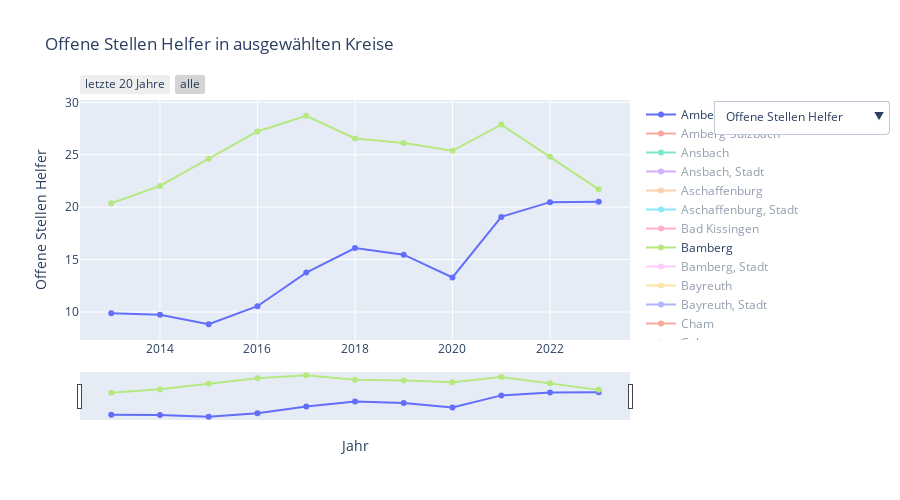

Notebook code for this chart:
### Code cell
import pandas as pd
import plotly.graph_objects as go
from gapminder import gapminder
# Daten laden
df_inkar = pd.read_parquet(url)

# Sortierung hoch oder runter
V_Sortierung = False
# Nordbayern filtern
df_inkar = df_inkar[df_inkar["Nordbayern"] == True]

# Nur Kreise
df_inkar = df_inkar[df_inkar["Raumbezug"] == "Kreise"]

# Daten filtern
indikatoren_liste = ["Offene Stellen mit Anforderungsniveau Helfer",
"Offene Stellen mit Anforderungsniveau Fachkraft",
"Offene Stellen mit Anforderungsniveau Spezialist",
"Offene Stellen mit Anforderungsniveau Experte",

"Beschäftigte mit Anforderungsniveau Helfer",
"Beschäftigte mit Anforderungsniveau Fachkraft",
"Beschäftigte mit Anforderungsniveau Spezialist",
"Beschäftigte mit Anforderungsniveau Experte"]
df_inkar = df_inkar[df_inkar["Indikator"].isin(indikatoren_liste)]

# Pivotieren der Daten in ein breites Format
df_wide = (
    df_inkar
    .loc[df_inkar["Indikator"].isin(indikatoren_liste)]
    .pivot_table(
        index=["Kennziffer", "Name", "Nordbayern", "Raumbezug", "Zeitbezug"],  # Keys je Beobachtung
        columns="Indikator",
        values="Wert",
        aggfunc="first"  # oder "mean" falls Duplikate existieren
    )
    .reset_index()
)

# optional: Spaltennamen "ent-flatten" (pivot_table erzeugt ggf. einen columns-Index)
df_wide.columns.name = None

# Lösche Zeilen in denen V_Kategorie NaN sind
df_wide = df_wide.dropna(subset=indikatoren_liste)
# ----------------------------
# Daten laden & vorbereiten
# ----------------------------
df = df_wide


countries = sorted(df["Name"].unique())

# Variablen, die per Dropdown gewählt werden können
metrics = {
"Offene Stellen mit Anforderungsniveau Helfer":"Offene Stellen Helfer",
"Offene Stellen mit Anforderungsniveau Fachkraft":"Offene Stellen Fachkraft",
"Offene Stellen mit Anforderungsniveau Spezialist":"Offene Stellen Spezialist",
"Offene Stellen mit Anforderungsniveau Experte":"Offene Stellen Experte",

"Beschäftigte mit Anforderungsniveau Helfer":"Beschäftigte Helfer",
"Beschäftigte mit Anforderungsniveau Fachkraft":"Beschäftigte Fachkraft",
"Beschäftigte mit Anforderungsniveau Spezialist":"Beschäftigte Spezialist",
"Beschäftigte mit Anforderungsniveau Experte":"Beschäftigte Experte",
}

start_metric = "Offene Stellen mit Anforderungsniveau Helfer"
default_countries = ["Bamberg", "Amberg"]

# ----------------------------
# Daten pro Land & Variable vorbereiten
# ----------------------------
x_data = []  # Jahresachsen pro Land
data_per_metric = {m: [] for m in metrics.keys()}  # y-Daten pro Variable & Land

for country in countries:
    df_c = df[df["Name"] == country].sort_values("Zeitbezug")
    x_data.append(df_c["Zeitbezug"])
    for m in metrics.keys():
        data_per_metric[m].append(df_c[m])

# ----------------------------
# Figure initialisieren – ein Trace pro Land
# ----------------------------
fig = go.Figure()

for i, country in enumerate(countries):
    # Nur Germany & Austria initial einblenden, Rest über Legende wählbar
    visible_state = True if country in default_countries else "legendonly"
    fig.add_trace(
        go.Scatter(
            x=x_data[i],
            y=data_per_metric[start_metric][i],
            mode="lines+markers",
            name=country,
            visible=visible_state,
            hovertemplate=(
                "Kreis: " + country +
                "<br>Jahr: %{x|%Y}" +
                "<br>Wert: %{y:.2f}<extra></extra>"
            )
        )
    )

# ----------------------------
# Dropdown-Menü für Variable
# ----------------------------
metric_buttons = []
for metric_key, metric_label in metrics.items():
    metric_buttons.append(
        dict(
            label=metric_label,
            method="update",
            args=[
                # y-Daten aller Traces auf die gewählte Variable setzen
                {"y": data_per_metric[metric_key]},
                # Achsentitel & Plot-Titel anpassen
                {
                    "yaxis": {"title": metric_label},
                    "title": f"{metric_label} in ausgewählten Kreise"
                }
            ]
        )
    )

# ----------------------------
# Layout + Slider + Selector
# ----------------------------
fig.update_layout(
    title=f"{metrics[start_metric]} in ausgewählten Kreise",
    xaxis=dict(
        rangeselector=dict(
            buttons=list([
                dict(
                    count=20,
                    label="letzte 20 Jahre",
                    step="year",
                    stepmode="backward"
                ),
                dict(step="all", label="alle")
            ])
        ),
        rangeslider=dict(visible=True),
        type="date",
        title="Jahr"
    ),
    yaxis=dict(
        title=metrics[start_metric]
    ),
    updatemenus=[
        dict(
            type="dropdown",
            buttons=metric_buttons,
            x=1.15,
            y=1.0,
            xanchor="left",
            yanchor="top",
            showactive=True
        )
    ],
    height=500
)

fig.show()

### Figure 1 — Plotly figure (JSON) as saved in the notebook; plotly's stock layout.template omitted (floating-point values rounded to 4 significant figures; data arrays with more than 128 entries replaced by an {"elided": "..."} marker saying what was removed)
{"data": [{"hovertemplate": "Kreis: Amberg<br>Jahr: %{x|%Y}<br>Wert: %{y:.2f}<extra></extra>", "mode": "lines+markers", "name": "Amberg", "type": "scatter", "visible": true, "x": ["2013", "2014", "2015", "2016", "2017", "2018", "2019", "2020", "2021", "2022", "2023"], "y": [9.87, 9.74, 8.83, 10.55, 13.76, 16.1, 15.47, 13.29, 19.07, 20.48, 20.51]}, {"hovertemplate": "Kreis: Amberg-Sulzbach<br>Jahr: %{x|%Y}<br>Wert: %{y:.2f}<extra></extra>", "mode": "lines+markers", "name": "Amberg-Sulzbach", "type": "scatter", "visible": "legendonly", "x": ["2013", "2014", "2015", "2016", "2017", "2018", "2019", "2020", "2021", "2022", "2023"], "y": [18.18, 17.65, 17.63, 16.62, 21.25, 20.41, 17.76, 20.53, 25.85, 23.52, 22.28]}, {"hovertemplate": "Kreis: Ansbach<br>Jahr: %{x|%Y}<br>Wert: %{y:.2f}<extra></extra>", "mode": "lines+markers", "name": "Ansbach", "type": "scatter", "visible": "legendonly", "x": ["2013", "2014", "2015", "2016", "2017", "2018", "2019", "2020", "2021", "2022", "2023"], "y": [19.93, 21.4, 21.03, 20.86, 20.72, 24.57, 25.28, 26.61, 31.24, 26.7, 24.23]}, {"hovertemplate": "Kreis: Ansbach, Stadt<br>Jahr: %{x|%Y}<br>Wert: %{y:.2f}<extra></extra>", "mode": "lines+markers", "name": "Ansbach, Stadt", "type": "scatter", "visible": "legendonly", "x": ["2013", "2014", "2015", "2016", "2017", "2018", "2019", "2020", "2021", "2022", "2023"], "y": [10.42, 9.12, 10.98, 13.51, 14.03, 15.23, 17.33, 21.73, 25.0, 24.15, 18.66]}, {"hovertemplate": "Kreis: Aschaffenburg<br>Jahr: %{x|%Y}<br>Wert: %{y:.2f}<extra></extra>", "mode": "lines+markers", "name": "Aschaffenburg", "type": "scatter", "visible": "legendonly", "x": ["2013", "2014", "2015", "2016", "2017", "2018", "2019", "2020", "2021", "2022", "2023"], "y": [17.01, 16.55, 20.49, 19.31, 20.24, 19.03, 20.53, 15.52, 27.42, 24.9, 21.46]}, {"hovertemplate": "Kreis: Aschaffenburg, Stadt<br>Jahr: %{x|%Y}<br>Wert: %{y:.2f}<extra></extra>", "mode": "lines+markers", "name": "Aschaffenburg, Stadt", "type": "scatter", "visible": "legendonly", "x": ["2013", "2014", "2015", "2016", "2017", "2018", "2019", "2020", "2021", "2022", "2023"], "y": [17.15, 17.6, 18.43, 19.27, 17.22, 15.42, 15.35, 14.08, 13.45, 18.32, 16.32]}, {"hovertemplate": "Kreis: Bad Kissingen<br>Jahr: %{x|%Y}<br>Wert: %{y:.2f}<extra></extra>", "mode": "lines+markers", "name": "Bad Kissingen", "type": "scatter", "visible": "legendonly", "x": ["2013", "2014", "2015", "2016", "2017", "2018", "2019", "2020", "2021", "2022", "2023"], "y": [18.27, 18.8, 20.54, 20.33, 23.2, 20.81, 17.91, 19.35, 23.83, 23.36, 21.01]}, {"hovertemplate": "Kreis: Bamberg<br>Jahr: %{x|%Y}<br>Wert: %{y:.2f}<extra></extra>", "mode": "lines+markers", "name": "Bamberg", "type": "scatter", "visible": true, "x": ["2013", "2014", "2015", "2016", "2017", "2018", "2019", "2020", "2021", "2022", "2023"], "y": [20.37, 22.03, 24.62, 27.22, 28.72, 26.55, 26.13, 25.38, 27.88, 24.82, 21.7]}, {"hovertemplate": "Kreis: Bamberg, Stadt<br>Jahr: %{x|%Y}<br>Wert: %{y:.2f}<extra></extra>", "mode": "lines+markers", "name": "Bamberg, Stadt", "type": "scatter", "visible": "legendonly", "x": ["2013", "2014", "2015", "2016", "2017", "2018", "2019", "2020", "2021", "2022", "2023"], "y": [20.88, 20.58, 23.68, 20.62, 26.0, 23.22, 24.2, 21.66, 23.19, 21.91, 17.7]}, {"hovertemplate": "Kreis: Bayreuth<br>Jahr: %{x|%Y}<br>Wert: %{y:.2f}<extra></extra>", "mode": "lines+markers", "name": "Bayreuth", "type": "scatter", "visible": "legendonly", "x": ["2013", "2014", "2015", "2016", "2017", "2018", "2019", "2020", "2021", "2022", "2023"], "y": [14.78, 17.58, 18.29, 18.03, 21.63, 23.23, 23.29, 24.77, 25.08, 24.61, 24.18]}, {"hovertemplate": "Kreis: Bayreuth, Stadt<br>Jahr: %{x|%Y}<br>Wert: %{y:.2f}<extra></extra>", "mode": "lines+markers", "name": "Bayreuth, Stadt", "type": "scatter", "visible": "legendonly", "x": ["2013", "2014", "2015", "2016", "2017", "2018", "2019", "2020", "2021", "2022", "2023"], "y": [14.79, 15.4, 14.61, 15.84, 19.29, 21.93, 20.31, 21.95, 22.34, 24.67, 21.68]}, {"hovertemplate": "Kreis: Cham<br>Jahr: %{x|%Y}<br>Wert: %{y:.2f}<extra></extra>", "mode": "lines+markers", "name": "Cham", "type": "scatter", "visible": "legendonly", "x": ["2013", "2014", "2015", "2016", "2017", "2018", "2019", "2020", "2021", "2022", "2023"], "y": [11.73, 15.73, 16.68, 16.88, 18.95, 19.08, 22.04, 21.93, 24.78, 28.17, 24.26]}, {"hovertemplate": "Kreis: Coburg<br>Jahr: %{x|%Y}<br>Wert: %{y:.2f}<extra></extra>", "mode": "lines+markers", "name": "Coburg", "type": "scatter", "visible": "legendonly", "x": ["2013", "2014", "2015", "2016", "2017", "2018", "2019", "2020", "2021", "2022", "2023"], "y": [26.45, 22.17, 21.48, 27.64, 29.9, 29.98, 26.74, 31.23, 30.75, 31.29, 29.29]}, {"hovertemplate": "Kreis: Coburg, Stadt<br>Jahr: %{x|%Y}<br>Wert: %{y:.2f}<extra></extra>", "mode": "lines+markers", "name": "Coburg, Stadt", "type": "scatter", "visible": "legendonly", "x": ["2013", "2014", "2015", "2016", "2017", "2018", "2019", "2020", "2021", "2022", "2023"], "y": [18.02, 19.33, 20.42, 23.65, 23.1, 21.86, 20.78, 19.79, 21.28, 23.57, 26.89]}, {"hovertemplate": "Kreis: Erlangen<br>Jahr: %{x|%Y}<br>Wert: %{y:.2f}<extra></extra>", "mode": "lines+markers", "name": "Erlangen", "type": "scatter", "visible": "legendonly", "x": ["2013", "2014", "2015", "2016", "2017", "2018", "2019", "2020", "2021", "2022", "2023"], "y": [14.76, 17.12, 18.68, 24.71, 11.9, 12.27, 11.86, 12.03, 17.44, 12.43, 10.71]}, {"hovertemplate": "Kreis: Erlangen-Höchstadt<br>Jahr: %{x|%Y}<br>Wert: %{y:.2f}<extra></extra>", "mode": "lines+markers", "name": "Erlangen-Höchstadt", "type": "scatter", "visible": "legendonly", "x": ["2013", "2014", "2015", "2016", "2017", "2018", "2019", "2020", "2021", "2022", "2023"], "y": [19.13, 16.42, 18.21, 18.29, 18.55, 19.52, 16.83, 20.2, 18.36, 19.26, 21.54]}, {"hovertemplate": "Kreis: Forchheim<br>Jahr: %{x|%Y}<br>Wert: %{y:.2f}<extra></extra>", "mode": "lines+markers", "name": "Forchheim", "type": "scatter", "visible": "legendonly", "x": ["2013", "2014", "2015", "2016", "2017", "2018", "2019", "2020", "2021", "2022", "2023"], "y": [18.66, 19.54, 17.65, 17.77, 20.24, 19.15, 21.14, 20.97, 23.55, 24.05, 19.41]}, {"hovertemplate": "Kreis: Fürth<br>Jahr: %{x|%Y}<br>Wert: %{y:.2f}<extra></extra>", "mode": "lines+markers", "name": "Fürth", "type": "scatter", "visible": "legendonly", "x": ["2013", "2014", "2015", "2016", "2017", "2018", "2019", "2020", "2021", "2022", "2023"], "y": [13.1, 16.04, 17.49, 11.24, 14.36, 13.49, 15.79, 16.82, 21.98, 22.87, 20.55]}, {"hovertemplate": "Kreis: Fürth, Stadt<br>Jahr: %{x|%Y}<br>Wert: %{y:.2f}<extra></extra>", "mode": "lines+markers", "name": "Fürth, Stadt", "type": "scatter", "visible": "legendonly", "x": ["2013", "2014", "2015", "2016", "2017", "2018", "2019", "2020", "2021", "2022"], "y": [13.48, 9.62, 9.41, 10.97, 10.21, 13.08, 13.25, 15.66, 18.42, 20.55]}, {"hovertemplate": "Kreis: Haßberge<br>Jahr: %{x|%Y}<br>Wert: %{y:.2f}<extra></extra>", "mode": "lines+markers", "name": "Haßberge", "type": "scatter", "visible": "legendonly", "x": ["2013", "2014", "2015", "2016", "2017", "2018", "2019", "2020", "2021", "2022", "2023"], "y": [20.11, 18.41, 21.82, 24.03, 26.66, 24.63, 26.14, 29.45, 34.4, 27.91, 24.22]}, {"hovertemplate": "Kreis: Hof<br>Jahr: %{x|%Y}<br>Wert: %{y:.2f}<extra></extra>", "mode": "lines+markers", "name": "Hof", "type": "scatter", "visible": "legendonly", "x": ["2013", "2014", "2015", "2016", "2017", "2018", "2019", "2020", "2021", "2022", "2023"], "y": [12.69, 21.33, 23.84, 16.87, 20.83, 22.19, 19.02, 23.13, 24.98, 29.25, 26.42]}, {"hovertemplate": "Kreis: Hof, Stadt<br>Jahr: %{x|%Y}<br>Wert: %{y:.2f}<extra></extra>", "mode": "lines+markers", "name": "Hof, Stadt", "type": "scatter", "visible": "legendonly", "x": ["2013", "2014", "2015", "2016", "2017", "2018", "2019", "2020", "2021", "2022", "2023"], "y": [14.8, 22.04, 15.92, 14.77, 14.51, 13.61, 12.19, 15.52, 22.99, 21.27, 16.55]}, {"hovertemplate": "Kreis: Kitzingen<br>Jahr: %{x|%Y}<br>Wert: %{y:.2f}<extra></extra>", "mode": "lines+markers", "name": "Kitzingen", "type": "scatter", "visible": "legendonly", "x": ["2013", "2014", "2015", "2016", "2017", "2018", "2019", "2020", "2021", "2022", "2023"], "y": [21.73, 18.26, 19.46, 23.43, 22.74, 25.33, 23.52, 26.91, 34.31, 33.33, 26.19]}, {"hovertemplate": "Kreis: Kronach<br>Jahr: %{x|%Y}<br>Wert: %{y:.2f}<extra></extra>", "mode": "lines+markers", "name": "Kronach", "type": "scatter", "visible": "legendonly", "x": ["2013", "2014", "2015", "2016", "2017", "2018", "2019", "2020", "2021", "2022", "2023"], "y": [30.25, 26.46, 25.74, 29.33, 32.67, 30.22, 27.29, 31.97, 33.15, 33.37, 32.79]}, {"hovertemplate": "Kreis: Kulmbach<br>Jahr: %{x|%Y}<br>Wert: %{y:.2f}<extra></extra>", "mode": "lines+markers", "name": "Kulmbach", "type": "scatter", "visible": "legendonly", "x": ["2013", "2014", "2015", "2016", "2017", "2018", "2019", "2020", "2021", "2022", "2023"], "y": [19.61, 21.49, 25.06, 25.11, 26.66, 28.67, 29.08, 29.23, 32.69, 32.22, 32.03]}, {"hovertemplate": "Kreis: Lichtenfels<br>Jahr: %{x|%Y}<br>Wert: %{y:.2f}<extra></extra>", "mode": "lines+markers", "name": "Lichtenfels", "type": "scatter", "visible": "legendonly", "x": ["2013", "2014", "2015", "2016", "2017", "2018", "2019", "2020", "2021", "2022", "2023"], "y": [31.93, 37.39, 28.8, 28.98, 35.41, 35.14, 34.56, 31.74, 33.49, 30.99, 27.1]}, {"hovertemplate": "Kreis: Main-Spessart<br>Jahr: %{x|%Y}<br>Wert: %{y:.2f}<extra></extra>", "mode": "lines+markers", "name": "Main-Spessart", "type": "scatter", "visible": "legendonly", "x": ["2013", "2014", "2015", "2016", "2017", "2018", "2019", "2020", "2021", "2022", "2023"], "y": [17.37, 15.9, 18.38, 19.06, 19.05, 21.85, 19.6, 23.76, 28.57, 24.22, 17.17]}, {"hovertemplate": "Kreis: Miltenberg<br>Jahr: %{x|%Y}<br>Wert: %{y:.2f}<extra></extra>", "mode": "lines+markers", "name": "Miltenberg", "type": "scatter", "visible": "legendonly", "x": ["2013", "2014", "2015", "2016", "2017", "2018", "2019", "2020", "2021", "2022"], "y": [13.4, 16.5, 17.83, 20.9, 21.12, 20.81, 17.49, 20.12, 25.45, 26.35]}, {"hovertemplate": "Kreis: Neumarkt i.d.OPf.<br>Jahr: %{x|%Y}<br>Wert: %{y:.2f}<extra></extra>", "mode": "lines+markers", "name": "Neumarkt i.d.OPf.", "type": "scatter", "visible": "legendonly", "x": ["2013", "2014", "2015", "2016", "2017", "2018", "2019", "2020", "2021", "2022", "2023"], "y": [11.55, 23.51, 11.78, 13.13, 17.77, 17.55, 13.75, 14.65, 24.91, 18.86, 15.97]}, {"hovertemplate": "Kreis: Neustadt a.d.Aisch-Bad Windsheim<br>Jahr: %{x|%Y}<br>Wert: %{y:.2f}<extra></extra>", "mode": "lines+markers", "name": "Neustadt a.d.Aisch-Bad Windsheim", "type": "scatter", "visible": "legendonly", "x": ["2013", "2014", "2015", "2016", "2017", "2018", "2019", "2020", "2021", "2022", "2023"], "y": [21.57, 24.31, 24.02, 25.55, 25.19, 25.19, 23.9, 24.07, 27.92, 27.25, 24.65]}, {"hovertemplate": "Kreis: Neustadt a.d.Waldnaab<br>Jahr: %{x|%Y}<br>Wert: %{y:.2f}<extra></extra>", "mode": "lines+markers", "name": "Neustadt a.d.Waldnaab", "type": "scatter", "visible": "legendonly", "x": ["2013", "2014", "2015", "2016", "2017", "2018", "2019", "2020", "2021", "2022", "2023"], "y": [16.53, 14.6, 18.8, 18.63, 21.26, 21.95, 18.87, 20.02, 25.6, 24.4, 23.1]}, {"hovertemplate": "Kreis: Nürnberg<br>Jahr: %{x|%Y}<br>Wert: %{y:.2f}<extra></extra>", "mode": "lines+markers", "name": "Nürnberg", "type": "scatter", "visible": "legendonly", "x": ["2013", "2014", "2015", "2016", "2017", "2018", "2019", "2020", "2021", "2022", "2023"], "y": [13.12, 12.81, 15.32, 12.57, 14.56, 14.41, 14.26, 14.83, 16.05, 20.45, 23.42]}, {"hovertemplate": "Kreis: Nürnberger Land<br>Jahr: %{x|%Y}<br>Wert: %{y:.2f}<extra></extra>", "mode": "lines+markers", "name": "Nürnberger Land", "type": "scatter", "visible": "legendonly", "x": ["2013", "2014", "2015", "2016", "2017", "2018", "2019", "2020", "2021", "2022", "2023"], "y": [13.99, 16.44, 16.95, 13.98, 17.55, 20.58, 20.33, 19.02, 25.59, 25.0, 19.7]}, {"hovertemplate": "Kreis: Regensburg<br>Jahr: %{x|%Y}<br>Wert: %{y:.2f}<extra></extra>", "mode": "lines+markers", "name": "Regensburg", "type": "scatter", "visible": "legendonly", "x": ["2013", "2014", "2015", "2016", "2017", "2018", "2019", "2020", "2021", "2022", "2023"], "y": [15.88, 17.73, 18.49, 19.56, 22.21, 19.35, 20.95, 20.14, 19.87, 20.02, 20.82]}, {"hovertemplate": "Kreis: Regensburg, Stadt<br>Jahr: %{x|%Y}<br>Wert: %{y:.2f}<extra></extra>", "mode": "lines+markers", "name": "Regensburg, Stadt", "type": "scatter", "visible": "legendonly", "x": ["2013", "2014", "2015", "2016", "2017", "2018", "2019", "2020", "2021", "2022", "2023"], "y": [18.01, 15.8, 17.81, 18.57, 19.0, 18.06, 14.81, 14.56, 15.77, 18.05, 18.24]}, {"hovertemplate": "Kreis: Rhön-Grabfeld<br>Jahr: %{x|%Y}<br>Wert: %{y:.2f}<extra></extra>", "mode": "lines+markers", "name": "Rhön-Grabfeld", "type": "scatter", "visible": "legendonly", "x": ["2013", "2014", "2015", "2016", "2017", "2018", "2019", "2020", "2021", "2022", "2023"], "y": [15.51, 14.15, 12.0, 11.47, 14.43, 17.75, 16.17, 13.95, 17.51, 17.88, 19.26]}, {"hovertemplate": "Kreis: Roth<br>Jahr: %{x|%Y}<br>Wert: %{y:.2f}<extra></extra>", "mode": "lines+markers", "name": "Roth", "type": "scatter", "visible": "legendonly", "x": ["2013", "2014", "2015", "2016", "2017", "2018", "2019", "2020", "2021", "2022", "2023"], "y": [13.13, 12.11, 11.86, 13.7, 16.63, 21.83, 20.54, 22.44, 23.19, 23.23, 23.29]}, {"hovertemplate": "Kreis: Schwabach<br>Jahr: %{x|%Y}<br>Wert: %{y:.2f}<extra></extra>", "mode": "lines+markers", "name": "Schwabach", "type": "scatter", "visible": "legendonly", "x": ["2013", "2014", "2015", "2016", "2017", "2018", "2019", "2020", "2021", "2022", "2023"], "y": [12.57, 12.0, 15.54, 15.65, 19.77, 14.95, 17.64, 21.55, 24.46, 21.05, 17.37]}, {"hovertemplate": "Kreis: Schwandorf<br>Jahr: %{x|%Y}<br>Wert: %{y:.2f}<extra></extra>", "mode": "lines+markers", "name": "Schwandorf", "type": "scatter", "visible": "legendonly", "x": ["2013", "2014", "2015", "2016", "2017", "2018", "2019", "2020", "2021", "2022", "2023"], "y": [17.35, 19.88, 17.77, 21.48, 23.17, 23.25, 20.76, 21.19, 25.64, 27.0, 25.75]}, {"hovertemplate": "Kreis: Schweinfurt<br>Jahr: %{x|%Y}<br>Wert: %{y:.2f}<extra></extra>", "mode": "lines+markers", "name": "Schweinfurt", "type": "scatter", "visible": "legendonly", "x": ["2013", "2014", "2015", "2016", "2017", "2018", "2019", "2020", "2021", "2022", "2023"], "y": [12.73, 14.63, 18.12, 17.74, 18.93, 20.64, 21.56, 20.68, 24.03, 24.78, 25.85]}, {"hovertemplate": "Kreis: Schweinfurt, Stadt<br>Jahr: %{x|%Y}<br>Wert: %{y:.2f}<extra></extra>", "mode": "lines+markers", "name": "Schweinfurt, Stadt", "type": "scatter", "visible": "legendonly", "x": ["2013", "2014", "2015", "2016", "2017", "2018", "2019", "2020", "2021", "2022", "2023"], "y": [14.68, 13.48, 15.67, 18.93, 21.44, 20.1, 15.49, 16.54, 18.77, 17.29, 17.55]}, {"hovertemplate": "Kreis: Tirschenreuth<br>Jahr: %{x|%Y}<br>Wert: %{y:.2f}<extra></extra>", "mode": "lines+markers", "name": "Tirschenreuth", "type": "scatter", "visible": "legendonly", "x": ["2013", "2014", "2015", "2016", "2017", "2018", "2019", "2020", "2021", "2022", "2023"], "y": [15.58, 16.73, 17.66, 22.33, 21.79, 24.48, 24.0, 23.05, 22.09, 21.56, 22.49]}, {"hovertemplate": "Kreis: Weiden i.d.OPf.<br>Jahr: %{x|%Y}<br>Wert: %{y:.2f}<extra></extra>", "mode": "lines+markers", "name": "Weiden i.d.OPf.", "type": "scatter", "visible": "legendonly", "x": ["2013", "2014", "2015", "2016", "2017", "2018", "2019", "2020", "2021", "2022", "2023"], "y": [12.01, 10.62, 9.35, 10.53, 13.71, 13.66, 12.62, 14.52, 22.54, 21.82, 19.6]}, {"hovertemplate": "Kreis: Weißenburg-Gunzenhausen<br>Jahr: %{x|%Y}<br>Wert: %{y:.2f}<extra></extra>", "mode": "lines+markers", "name": "Weißenburg-Gunzenhausen", "type": "scatter", "visible": "legendonly", "x": ["2013", "2014", "2015", "2016", "2017", "2018", "2019", "2020", "2021", "2022", "2023"], "y": [18.48, 22.08, 18.75, 21.06, 21.05, 23.5, 19.17, 20.81, 25.3, 22.8, 22.74]}, {"hovertemplate": "Kreis: Wunsiedel i.Fichtelgebirge<br>Jahr: %{x|%Y}<br>Wert: %{y:.2f}<extra></extra>", "mode": "lines+markers", "name": "Wunsiedel i.Fichtelgebirge", "type": "scatter", "visible": "legendonly", "x": ["2013", "2014", "2015", "2016", "2017", "2018", "2019", "2020", "2021", "2022", "2023"], "y": [12.66, 15.68, 16.1, 21.94, 25.86, 23.82, 21.9, 20.21, 26.57, 27.84, 22.31]}, {"hovertemplate": "Kreis: Würzburg<br>Jahr: %{x|%Y}<br>Wert: %{y:.2f}<extra></extra>", "mode": "lines+markers", "name": "Würzburg", "type": "scatter", "visible": "legendonly", "x": ["2013", "2014", "2015", "2016", "2017", "2018", "2019", "2020", "2021", "2022", "2023"], "y": [12.75, 10.07, 12.35, 15.99, 14.23, 16.22, 16.06, 21.41, 20.41, 27.55, 29.15]}, {"hovertemplate": "Kreis: Würzburg, Stadt<br>Jahr: %{x|%Y}<br>Wert: %{y:.2f}<extra></extra>", "mode": "lines+markers", "name": "Würzburg, Stadt", "type": "scatter", "visible": "legendonly", "x": ["2013", "2014", "2015", "2016", "2017", "2018", "2019", "2020", "2021", "2022", "2023"], "y": [15.49, 12.24, 13.47, 14.48, 13.89, 16.82, 15.34, 18.98, 20.1, 20.48, 19.0]}], "layout": {"height": 500, "title": {"text": "Offene Stellen Helfer in ausgewählten Kreise"}, "updatemenus": [{"buttons": [{"args": [{"y": {"elided": "47 rows, 515 float values in total"}}, {"title": "Offene Stellen Helfer in ausgewählten Kreise", "yaxis": {"title": "Offene Stellen Helfer"}}], "label": "Offene Stellen Helfer", "method": "update"}, {"args": [{"y": {"elided": "47 rows, 515 float values in total"}}, {"title": "Offene Stellen Fachkraft in ausgewählten Kreise", "yaxis": {"title": "Offene Stellen Fachkraft"}}], "label": "Offene Stellen Fachkraft", "method": "update"}, {"args": [{"y": {"elided": "47 rows, 515 float values in total"}}, {"title": "Offene Stellen Spezialist in ausgewählten Kreise", "yaxis": {"title": "Offene Stellen Spezialist"}}], "label": "Offene Stellen Spezialist", "method": "update"}, {"args": [{"y": {"elided": "47 rows, 515 float values in total"}}, {"title": "Offene Stellen Experte in ausgewählten Kreise", "yaxis": {"title": "Offene Stellen Experte"}}], "label": "Offene Stellen Experte", "method": "update"}, {"args": [{"y": {"elided": "47 rows, 515 float values in total"}}, {"title": "Beschäftigte Helfer in ausgewählten Kreise", "yaxis": {"title": "Beschäftigte Helfer"}}], "label": "Beschäftigte Helfer", "method": "update"}, {"args": [{"y": {"elided": "47 rows, 515 float values in total"}}, {"title": "Beschäftigte Fachkraft in ausgewählten Kreise", "yaxis": {"title": "Beschäftigte Fachkraft"}}], "label": "Beschäftigte Fachkraft", "method": "update"}, {"args": [{"y": {"elided": "47 rows, 515 float values in total"}}, {"title": "Beschäftigte Spezialist in ausgewählten Kreise", "yaxis": {"title": "Beschäftigte Spezialist"}}], "label": "Beschäftigte Spezialist", "method": "update"}, {"args": [{"y": {"elided": "47 rows, 515 float values in total"}}, {"title": "Beschäftigte Experte in ausgewählten Kreise", "yaxis": {"title": "Beschäftigte Experte"}}], "label": "Beschäftigte Experte", "method": "update"}], "showactive": true, "type": "dropdown", "x": 1.15, "xanchor": "left", "y": 1, "yanchor": "top"}], "xaxis": {"rangeselector": {"buttons": [{"count": 20, "label": "letzte 20 Jahre", "step": "year", "stepmode": "backward"}, {"label": "alle", "step": "all"}]}, "rangeslider": {"visible": true}, "title": {"text": "Jahr"}, "type": "date"}, "yaxis": {"title": {"text": "Offene Stellen Helfer"}}}}
